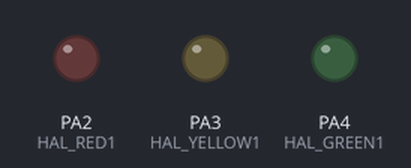
This sketch was run on a simulated STM32 Blue Pill. Shown: output pins drawn as LEDs (lit = HIGH).

Above: at 0.15 s.
At 0.75 s:
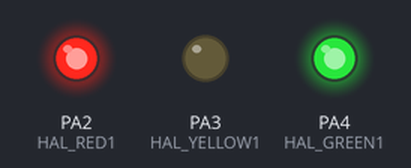
At 2.25 s:
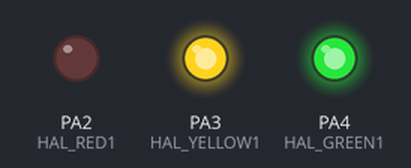
At 2.85 s:
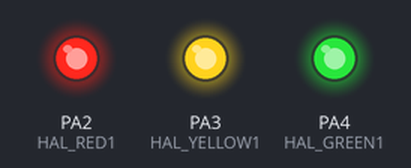
At 3.16 s:
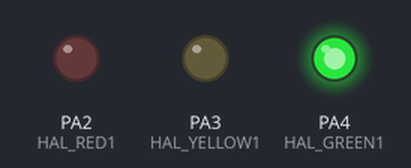
At 3.76 s:
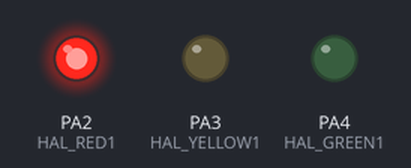
Timing chart, 0 to 5.3 s (numbered marks = the images above):
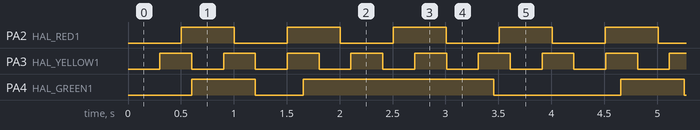

The sketch:

conc2.ino
```cpp
/************************************************************/
/* bmconc.ino                                               */
/*                                                          */
/* Bare metal / concurrency demo                            */
/* ENGD2103, November 2022                                  */
/************************************************************/

#include "hal.h"
#include "Concurrent.h"

Concurrent redControl;
Concurrent yellowControl;
Concurrent greenControl;

//-----------------------------------------------------
// redTask()
// Basic FSM to blink the red LED
//-----------------------------------------------------

void redTask()
{
  static int state = 0;
  switch (state)
  {
  case 0:
    HAL_ledRed1On;
    state = 1;
    break;
  case 1:
    HAL_ledRed1Off;
    state = 0;
    break;
  }
}


//-----------------------------------------------------
// yellowTask()
// Basic FSM to blink the yellow LED
//-----------------------------------------------------

void yellowTask()
{
  static int state = 0;
  switch (state)
  {
  case 0:
    HAL_ledYellow1On;
    state = 1;
    break;
  case 1:
    HAL_ledYellow1Off;
    state = 0;
    break;
  }
}


//-----------------------------------------------------
// greenTask()
// FSM to blink the green LED
// Note this function returns an updated module delay.
// This is an example of being able to change the
// timings on-the-fly
//-----------------------------------------------------

unsigned long greenTask()
{
  unsigned long new_time;
  static char state = 0;
  switch(state)
  {
  case 0:
    HAL_ledGreen1On;
    new_time = 600;
    state = 1;
    break;
  case 1:
    HAL_ledGreen1Off;
    new_time = 450;
    state = 2;
    break;
  case 2:
    HAL_ledGreen1On;
    new_time = 1800;
    state = 3;
    break;
  case 3:
    HAL_ledGreen1Off;
    new_time = 1200;
    state = 0;
    break;
  }

  // Returning the new delay time.
  return new_time;
}


void setup() {
  HAL_gpioInit();

  // Initialize the red LED module
  redControl.setModuleDelay(500);
  redControl.startRunning();

  // Initialize the yellow LED module
  yellowControl.setModuleDelay(300);
  yellowControl.startRunning();

  // Initialize the green LED module
  greenControl.setModuleDelay(600);
  greenControl.startRunning();
}


void loop() {
  // Check to see if the red LED's task needs
  // carrying out.
  if (redControl.actionTask())
  {
    redTask();
  }

  // Check to see if the yellow LED's task needs
  // carrying out.
  if (yellowControl.actionTask())
  {
    yellowTask();
  }

  // Check to see if the green LED's task needs
  // carrying out.
  if (greenControl.actionTask())
  {
    // When the task is carried out, the new required
    // module delay is returned from the FSM function.
    unsigned long new_delay;
    new_delay = greenTask();
    greenControl.setModuleDelay(new_delay);   // Updating the module delay
  }

}
```

Concurrent.cpp
```cpp
/************************************************************/
/* Concurrent.cpp                                           */
/*                                                          */
/* Class library for concurrent operation.                  */
/*                                                          */
/* ENGD2103, November 2022                                  */
/************************************************************/

#include "Concurrent.h"
#include <Arduino.h>

//--------------------------------------------------------------
// Constructor
// Puts class into a sane state whenever an instance of the
// class is declared.
//--------------------------------------------------------------

Concurrent::Concurrent()
{
  isRunning = false;
  module_delay = 1000;
  module_time = millis();
}


//--------------------------------------------------------------
// setModuleDelay
// Accessor function to set the module delay
//--------------------------------------------------------------

void Concurrent::setModuleDelay(unsigned long mod_delay)
{
  module_delay = mod_delay;
}


//--------------------------------------------------------------
// getModuleDelay
// Accessor function to retrieve the module delay
//--------------------------------------------------------------

unsigned long Concurrent::getModuleDelay()
{
  return module_delay;
}


//--------------------------------------------------------------
// startRunning
// Accessor function to set the timing running......
//--------------------------------------------------------------

void Concurrent::startRunning()
{
  isRunning = true;
}


//--------------------------------------------------------------
// stopRunning
// Accessor function to stop the timing running.
//--------------------------------------------------------------

void Concurrent::stopRunning()
{
  isRunning = false;
}


//--------------------------------------------------------------
// actionTask
// Function to perform the timing.
// This function will return true if the required time interval
// has expired. It will return false if either the module is
// not running, or whether the required interval has not
// expired.
//--------------------------------------------------------------

bool Concurrent::actionTask()
{
  if (isRunning == false)
  {
    // The timer is not running. Nothing really to do
    module_time = millis();
    module_doStep = false;
  }
  else
  {
    // Performing the timing.
    unsigned long m = millis();
    if (((m - module_time)) > module_delay)
    {
      // Timeout has elapsed. Give indication that this
      // module can perform its task.
      module_time = m;
      module_doStep = true;
    }
    else
    {
      // No timeout, keep going.....
      module_doStep = false;
    }
  }

  return module_doStep;
}
```

Concurrent.h
```cpp
/************************************************************/
/* Concurrent.h                                             */
/*                                                          */
/* Class library for concurrent operation.                  */
/*                                                          */
/* ENGD2103, November 2022                                  */
/************************************************************/

#ifndef _Concurrent_h_
#define _Concurrent_h_


//------------------------------------------------------------------------------
// Public functions:
//   getModuleDelay() - retrieves the module delay (interval between
//                      performing tasks.)
//   setModuleDelay() - sets the module delay
//   startRunning()   - starts the timing: the module is running
//   stopRunning()    - stops any timing: the module is held/stopped
//   actionTask()     - performs the timing.
//                      Returns true if it is time to perform its task
//                      Returns false if it not time to perform its task
//-----------------------------------------------------------------------------

class Concurrent {
  public:
    bool             actionTask();
    void             setModuleDelay(unsigned long mod_delay);
    unsigned long    getModuleDelay();
    void             startRunning();
    void             stopRunning();
    Concurrent();

  private:
    unsigned long    module_time;          // Reference time
    unsigned long    module_delay;         // Required delay.
    bool             module_doStep;        // Indicates whether a task can be run
    bool             isRunning;            // Indicates whether the timing is
                                           // running or held.
};

#endif
```

hal.cpp
```cpp
/************************************************************/
/* hal.cpp                                                  */
/*                                                          */
/* Hardware Adaption Layer (HAL) implementation             */
/* Name / P-number / Date                                   */
/************************************************************/

#include "hal.h"

void HAL_gpioInit()
{
  pinMode(HAL_RED1, OUTPUT);
  pinMode(HAL_YELLOW1, OUTPUT);
  pinMode(HAL_GREEN1, OUTPUT);

  pinMode(HAL_SW1, INPUT_PULLUP);
}
```

hal.h
```cpp
/************************************************************/
/* hal.h                                                    */
/*                                                          */
/* Hardware Adaption Layer (HAL) definitions                */
/* Name / P-number / Date                                   */
/************************************************************/

#ifndef _HAL_H_
#define _HAL_H_

#include <Arduino.h>

#define HAL_RED1            2
#define HAL_YELLOW1         3
#define HAL_GREEN1          4

#define HAL_ledRed1On       digitalWrite(HAL_RED1, HIGH)
#define HAL_ledRed1Off      digitalWrite(HAL_RED1, LOW)
#define HAL_ledYellow1On    digitalWrite(HAL_YELLOW1, HIGH)
#define HAL_ledYellow1Off   digitalWrite(HAL_YELLOW1, LOW)
#define HAL_ledGreen1On     digitalWrite(HAL_GREEN1, HIGH)
#define HAL_ledGreen1Off    digitalWrite(HAL_GREEN1, LOW)


#define HAL_SW1             B00000001
#define HAL_sw1Released     (PINC & HAL_SW1)
#define HAL_sw1Pressed      !HAL_sw1Released


void HAL_gpioInit();

#endif
```

Measured:
- by itself, PA2 (HAL_RED1): alternates HIGH for 0.50 s and LOW for 0.50 s
- by itself, PA3 (HAL_YELLOW1): alternates HIGH for 0.30 s and LOW for 0.30 s
- by itself, PA4 (HAL_GREEN1): repeats every 4.1 s: LOW 0.45 s, HIGH 1.8 s, LOW 1.2 s, HIGH 0.60 s
